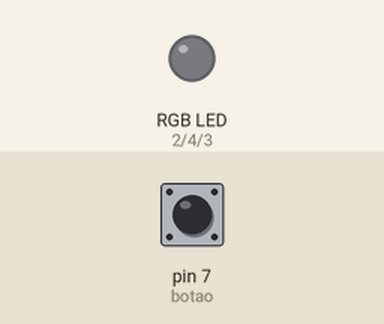
The sketch below on a simulated Arduino Uno, built with avr-gcc and run on an emulated ATmega328P. On the bench: an RGB LED mixed from three pins (HIGH = lit). The inputs (shaded band) are chosen by the test bench; at power-on: pin 7 (botao) LOW.

Above: at 1.2 s.
1.3 s: pin 7 (botao) pulled HIGH for 0.15 s
At 1.9 s:
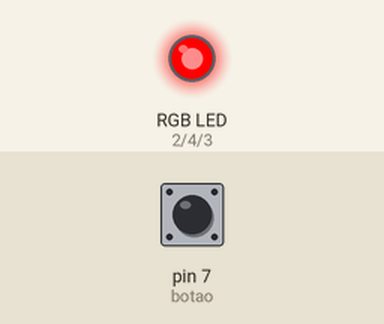
2.9 s: pin 7 (botao) pulled HIGH for 1 s
At 4.3 s:
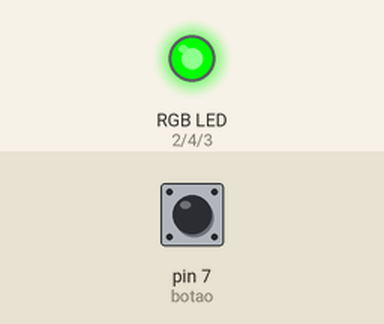
5.4 s: pin 7 (botao) pulled HIGH for 0.15 s
At 6.2 s:
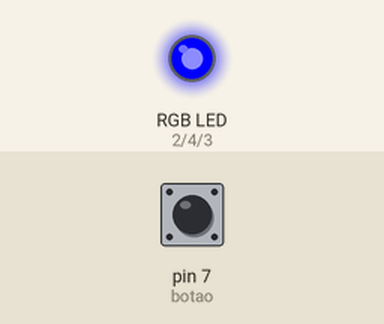
7.0 s: pin 7 (botao) pulled HIGH for 3.2 s
At 11.4 s:
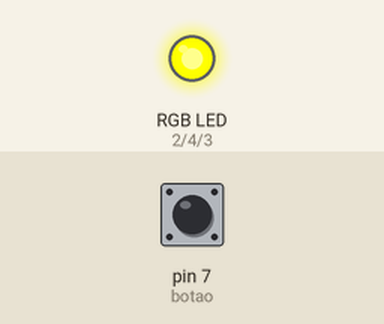
11.7 s: pin 7 (botao) pulled HIGH for 0.15 s
At 12.2 s:
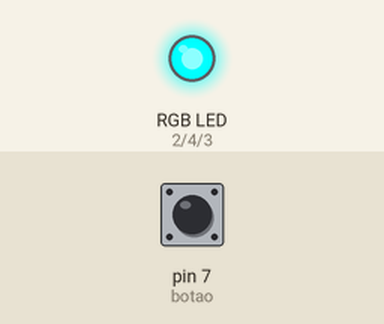
13.3 s: pin 7 (botao) pulled HIGH for 1 s
At 14.6 s:
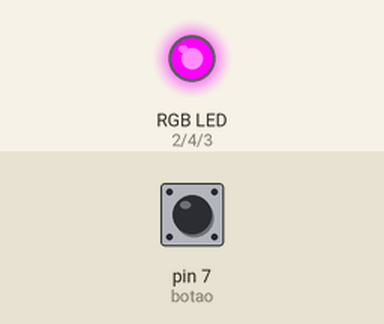
Timing chart, 0 to 16.3 s (numbered marks = the images above; inputs shaded):
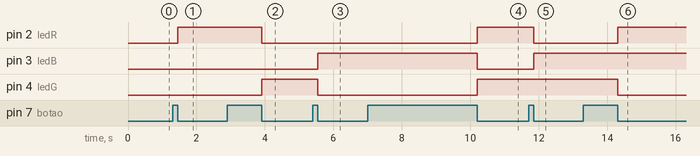

The sketch:

led_RGB.ino
```cpp
#define ledR 2		// definição do led em R que eta ligado no pino 2
#define ledG 4			// definição do led em G que eta ligado no pino 4
#define ledB 3				// definição do led em B que eta ligado no pino 3
#define botao 7
#define maximo 6

// rotina que verifica se botão está clicado
int btnclicado = 0;
int btnliberado = 0;	// variáveis
int ciclo = 0;

void vermelho(){		// está função define o estado dos pinos para o led ficar vermelho
  digitalWrite(ledR, HIGH);
  digitalWrite(ledG, LOW);
  digitalWrite(ledB, LOW);
}
void verde(){		// está função define o estado dos pinos para o led ficar verde
  digitalWrite(ledR, LOW);
  digitalWrite(ledG, HIGH);
  digitalWrite(ledB, LOW);
}
void azul(){			// está função define o estado dos pinos para o led ficar azul
  digitalWrite(ledR, LOW);
  digitalWrite(ledG, LOW);
  digitalWrite(ledB, HIGH);
}
void amarelo(){
  digitalWrite(ledR, HIGH);
  digitalWrite(ledG, HIGH);
  digitalWrite(ledB, LOW);
}
void ciano(){
  digitalWrite(ledR, LOW);
  digitalWrite(ledG, HIGH);
  digitalWrite(ledB, HIGH);
}
void magenta(){
  digitalWrite(ledR, HIGH);
  digitalWrite(ledG, LOW);
  digitalWrite(ledB, HIGH);
}
void trocaLed(){		// função para fazer troca do 'led' que chamará a função correspondente com a sua condição
  if(ciclo == 0){
    vermelho();
  }else if(ciclo == 1){
    verde();
  }else if(ciclo == 2){
    azul();
  }else if(ciclo == 3){
    amarelo();
  }else if(ciclo == 4){
    ciano();
  }else if(ciclo == 5){
    magenta();
  }
  ciclo++;		// incrementando o valor de 'ciclo' em 1
  if(ciclo > maximo - 1){
    ciclo = 0;
  }
}
void verificaBtn(){
  if(digitalRead(botao) == HIGH){
    btnclicado = 1;
    btnliberado = 0;
  }else{
    btnliberado = 1;
  }
  if((btnclicado == 1) and (btnliberado == 1)){		// se igual a 1 a função de troca de led será chamada
    btnclicado = 0;
    btnliberado = 0;
    trocaLed();		// função que trocará acor do 'led'
  }
}

void setup() {
  pinMode(ledR, OUTPUT);		// configrando os pinos
  pinMode(ledG, OUTPUT);
  pinMode(ledB, OUTPUT);
  pinMode(botao, INPUT);

}

void loop() {
  verificaBtn();
}
```

Measured:
- after the input at 1.3 s, pin 2 (ledR): LOW → HIGH after 0.15 s
- after the input at 2.9 s, pin 2 (ledR): HIGH → LOW after 1.0 s; pin 4 (ledG): LOW → HIGH after 1.0 s
- after the input at 5.4 s, pin 3 (ledB): LOW → HIGH after 0.15 s; pin 4 (ledG): HIGH → LOW after 0.15 s
- after the input at 7.0 s, pin 2 (ledR), pin 4 (ledG): LOW → HIGH after 3.2 s; pin 3 (ledB): HIGH → LOW after 3.2 s
- after the input at 11.7 s, pin 2 (ledR): HIGH → LOW after 0.15 s; pin 3 (ledB): LOW → HIGH after 0.15 s
- after the input at 13.3 s, pin 2 (ledR): LOW → HIGH after 1.0 s; pin 4 (ledG): HIGH → LOW after 1.0 s
